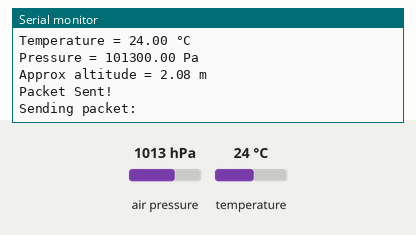
The sketch below on a simulated Arduino Uno, built with avr-gcc and run on an emulated ATmega328P. Shown: the last lines printed to the serial monitor. Inputs (shaded band) come from the test bench; at power-on: air pressure 1013 hPa, temperature 24 °C. No radio packets arrive unless stated.

Above: at 2.2 s.
2.3 s: air pressure set to 952 hPa
At 3.1 s:
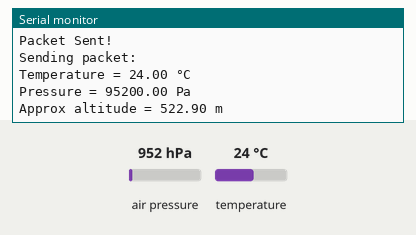
4.1 s: air pressure set to 1000 hPa
At 5.4 s:
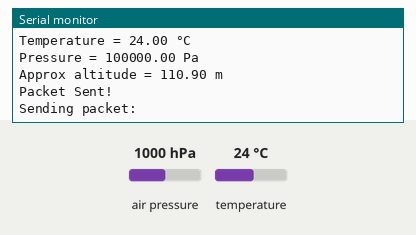
8.9 s: air pressure set to 975 hPa
At 10.3 s:
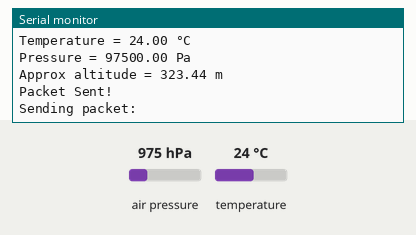
13.7 s: temperature set to 12 °C
At 14.1 s:
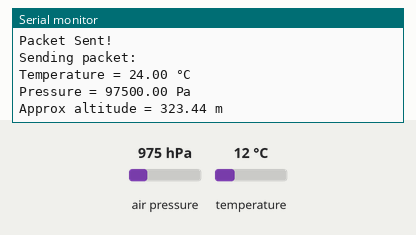
Timing chart, 0 to 16.5 s (numbered marks = the images above; inputs shaded):
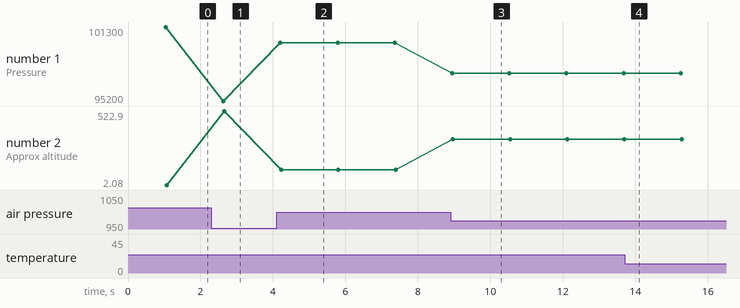

The sketch:

LoRaRocket.ino
```cpp
//Libraries for LoRa
#include <Wire.h>
#include <SPI.h>
#include <LoRa.h>

//Libraries for BMP280
#include <Adafruit_BMP280.h>

//define the pins used by the LoRa transceiver module
#define BMP_SCK  (5)
#define BMP_MISO (19)
#define BMP_MOSI (27)
#define BMP_SS   (18)
#define BMP_RST   (14)
#define BMP_DIO0  (26)

Adafruit_BMP280 bmp; // I2C

//global variables for temperature and Humidity
float Temperature = 0;
float Altitude = 0;
float Pressure = 0;

//initilize packet counter
String LoRaMessage = "";

void setup() {
  delay(1000);
  Serial.begin(9600);
  while (!Serial);

  Serial.println("LoRa Sender Test!");

  if (!LoRa.begin(915E6)) {
    Serial.println("Starting LoRa failed!");
    while (1);
  }

  if (!bmp.begin(0x76)) {
    Serial.println(F("Could not find a valid BMP280 sensor, check wiring or "
                      "try a different address!"));
    while (1) delay(10);
  }

  /* Default settings from datasheet. */
  bmp.setSampling(Adafruit_BMP280::MODE_NORMAL,     /* Operating Mode. */
                  Adafruit_BMP280::SAMPLING_X2,     /* Temp. oversampling */
                  Adafruit_BMP280::SAMPLING_X16,    /* Pressure oversampling */
                  Adafruit_BMP280::FILTER_X16,      /* Filtering. */
                  Adafruit_BMP280::STANDBY_MS_500); /* Standby time. */
}

void getReadings() {
    Temperature = bmp.readTemperature();
    Serial.print(F("Temperature = "));
    Serial.print(bmp.readTemperature());
    Serial.println(" °C");

    Pressure = bmp.readPressure();
    Serial.print(F("Pressure = "));
    Serial.print(bmp.readPressure());
    Serial.println(" Pa");

    Altitude = bmp.readAltitude(1013.25);
    Serial.print(F("Approx altitude = "));
    Serial.print(bmp.readAltitude(1013.25)); /* Adjusted to local forecast! */
    Serial.println(" m");

    Serial.println();
    delay(500);
}

void displayReadings()
{
  LoRa.print("TEMPERATURE");
  LoRa.print(":");
  LoRa.print(Temperature);
  LoRa.print("*C");
  LoRa.print("PRESSURE");
  LoRa.print(":");
  LoRa.print(Pressure);
  LoRa.print("Pa");
  LoRa.print("ALTITUBE");
  LoRa.print(":");
  LoRa.print(Altitude);
  LoRa.print("m");
  Serial.println("Sending packet: ");
}

void sendReadings() {
  LoRaMessage = String(Temperature) + "&" + String(Pressure) + "#" + String(Altitude);
  //Send LoRa packet to receiver
  LoRa.beginPacket();
  LoRa.print(LoRaMessage);
  LoRa.endPacket();

  Serial.println("Packet Sent!");
  displayReadings();

  delay(1000);
}

void loop() {
  getReadings();
  sendReadings();
}
```

Measured:
- after the input at 2.3 s, the serial monitor: prints a new line after 0.32 s (image 1)
- after the input at 4.1 s, the serial monitor: prints a new line after 0.10 s (image 2)
- after the input at 8.9 s, the serial monitor: prints a new line at once (image 3)
- plotted number 1: 101300 → 95200 after the input at 2.3 s, 95200 → 100000 after the input at 4.1 s, 100000 → 97500 after the input at 8.9 s
- plotted number 2: 2.08 → 522.9 after the input at 2.3 s, 522.9 → 110.9 after the input at 4.1 s, 110.9 → 323.44 after the input at 8.9 s
